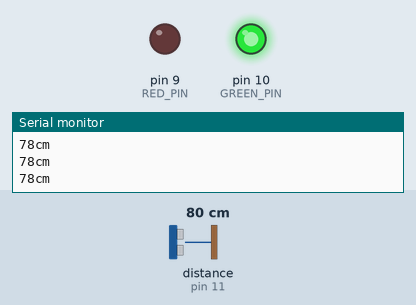
Simulated run of this sketch. Board: Arduino Uno, built with avr-gcc and run on an emulated ATmega328P. Parts: output pins drawn as LEDs (lit = HIGH), the last lines printed to the serial monitor. Wiring (inferred from the names in the program): ultrasonic range finder: trigger pin 12; echo pin 11. The inputs (shaded band) are chosen by the test bench; at power-on: distance to the obstacle (sensor on pin 11) 80 cm. The echo pulse lasts 58.3 µs per cm; pins used as bus, display or sensor lines are not drawn.

Above: at 1.2 s.
1.3 s: distance to the obstacle (sensor on pin 11) set to 12 cm
2.8 s: distance to the obstacle (sensor on pin 11) set to 9 cm
At 4.0 s:
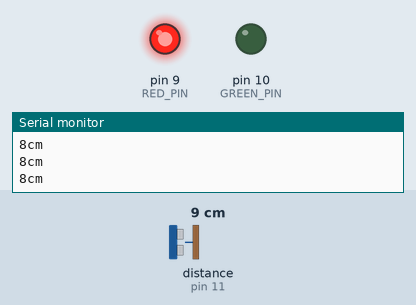
4.3 s: distance to the obstacle (sensor on pin 11) set to 18 cm
At 4.7 s:
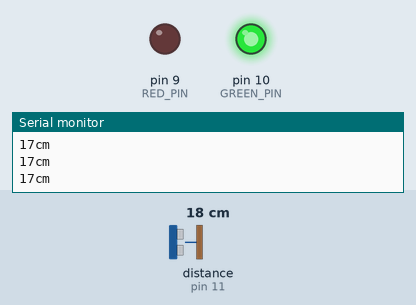
5.8 s: distance to the obstacle (sensor on pin 11) set to 2 cm
At 6.6 s:
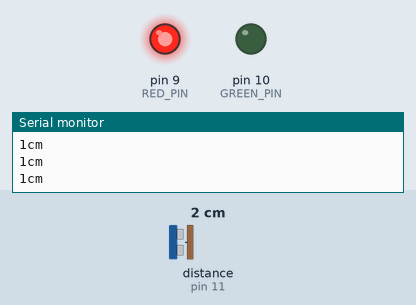
Timing chart, 0 to 8.3 s (numbered marks = the images above; inputs shaded):
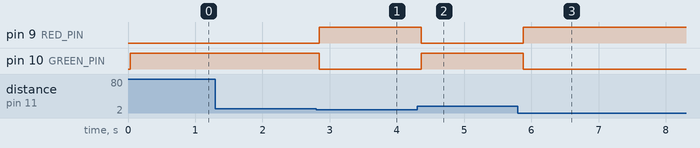

Measured:
- the behaviour switches between 11 and 10 cm on distance to the obstacle (sensor on pin 11) (found by bisection; images 0 and 1)
- after the input at 2.8 s, pin 9 (RED_PIN): LOW → HIGH after 0.05 s; pin 10 (GREEN_PIN): HIGH → LOW after 0.05 s
- after the input at 4.3 s, pin 9 (RED_PIN): HIGH → LOW after 0.06 s; pin 10 (GREEN_PIN): LOW → HIGH after 0.06 s
- after the input at 5.8 s, pin 9 (RED_PIN): LOW → HIGH after 0.08 s; pin 10 (GREEN_PIN): HIGH → LOW after 0.08 s

The sketch:

distanceAlarm.ino
```cpp
#define TRIG_PIN 12
#define ECHO_PIN 11
#define PULSE_TIMEOUT 150000L
#define GREEN_PIN 10
#define RED_PIN 9
#define LOOP_FREQUENCY 100 //millisec
#define DISTANCE_THRESHOLD 10 //cm

void setup() {
  Serial.begin(9600);
  //SR04 init
  pinMode(ECHO_PIN, INPUT);
  pinMode(TRIG_PIN, OUTPUT);
  //SEMAPHORE LED init
  pinMode(GREEN_PIN,OUTPUT);
  pinMode(RED_PIN,OUTPUT);
}

void loop() {
  long dist=distance();
  Serial.print(dist);
  Serial.println("cm");
  if(dist<DISTANCE_THRESHOLD){
    digitalWrite(GREEN_PIN,LOW);
    digitalWrite(RED_PIN,HIGH);
   }else{
    digitalWrite(GREEN_PIN,HIGH);
    digitalWrite(RED_PIN,LOW);
   }
  delay(LOOP_FREQUENCY);
}

long distance() {
    long distance = 0;
    long duration = 0;
    digitalWrite(TRIG_PIN, LOW);
    delayMicroseconds(2);
    digitalWrite(TRIG_PIN, HIGH);
    delayMicroseconds(10);
    digitalWrite(TRIG_PIN, LOW);
    delayMicroseconds(2);
    duration = pulseIn(ECHO_PIN, HIGH, PULSE_TIMEOUT);
    distance = microsecondsToCentimeter(duration);
    delay(25);
    return distance;
}

long microsecondsToCentimeter(long duration) {
    return (duration * 100) / 5882;
}
```
